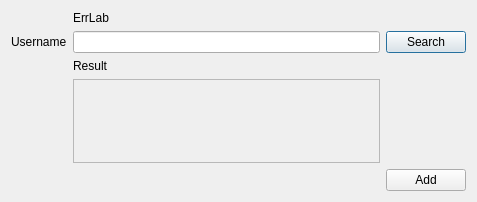
<?xml version="1.0" encoding="UTF-8"?>
<ui version="4.0">
 <class>AddContact</class>
 <widget class="QDialog" name="AddContact">
  <property name="geometry">
   <rect>
    <x>0</x>
    <y>0</y>
    <width>477</width>
    <height>202</height>
   </rect>
  </property>
  <property name="windowTitle">
   <string>Dialog</string>
  </property>
  <layout class="QGridLayout" name="gridLayout">
   <item row="1" column="0">
    <widget class="QLabel" name="label">
     <property name="text">
      <string>Username</string>
     </property>
    </widget>
   </item>
   <item row="1" column="1">
    <widget class="QLineEdit" name="_searchContact"/>
   </item>
   <item row="2" column="1">
    <widget class="QLabel" name="label_2">
     <property name="text">
      <string>Result</string>
     </property>
    </widget>
   </item>
   <item row="1" column="2">
    <widget class="QPushButton" name="_searchButton">
     <property name="text">
      <string>Search</string>
     </property>
    </widget>
   </item>
   <item row="4" column="2">
    <widget class="QPushButton" name="_addUser">
     <property name="text">
      <string>Add</string>
     </property>
    </widget>
   </item>
   <item row="3" column="1">
    <widget class="QScrollArea" name="_findContactList">
     <property name="widgetResizable">
      <bool>true</bool>
     </property>
     <widget class="QWidget" name="scrollAreaWidgetContents">
      <property name="geometry">
       <rect>
        <x>0</x>
        <y>0</y>
        <width>288</width>
        <height>62</height>
       </rect>
      </property>
      <layout class="QVBoxLayout" name="verticalLayout_2">
       <property name="spacing">
        <number>0</number>
       </property>
       <property name="leftMargin">
        <number>0</number>
       </property>
       <property name="topMargin">
        <number>0</number>
       </property>
       <property name="rightMargin">
        <number>0</number>
       </property>
       <property name="bottomMargin">
        <number>0</number>
       </property>
       <item>
        <layout class="QVBoxLayout" name="_findContactListLayout"/>
       </item>
      </layout>
     </widget>
    </widget>
   </item>
   <item row="0" column="1">
    <widget class="QLabel" name="_errLab">
     <property name="text">
      <string>ErrLab</string>
     </property>
    </widget>
   </item>
  </layout>
 </widget>
 <resources/>
 <connections/>
</ui>
